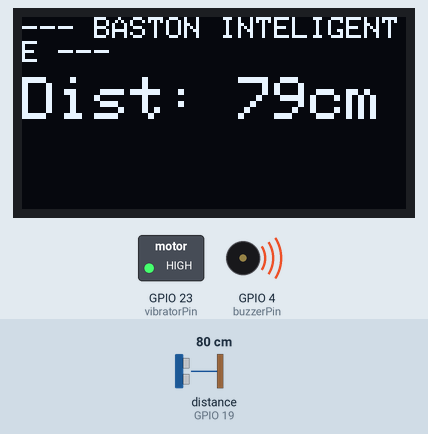
The sketch below on a simulated ESP32. Shown: 128×64 one-colour display, switched loads named in the sketch (green lamp = pin HIGH), buzzer (waves = sounding, pin HIGH). Wiring (inferred from the names in the program): ultrasonic range finder: trigger GPIO 18; echo GPIO 19. The inputs (shaded band) are chosen by the test bench; at power-on: distance to the obstacle (sensor on GPIO 19) 80 cm. The echo pulse lasts 58.3 µs per cm; WiFi joins after 1.5 s; servers stay silent unless stated; random numbers use the default seed unless the sketch sets one; no MQTT or app messages arrive unless stated; pins used as bus, display or sensor lines are not drawn; what the sketch prints to the serial monitor is not drawn.

Above: at 2.7 s.
2.8 s: distance to the obstacle (sensor on GPIO 19) set to 57 cm
At 4.2 s:
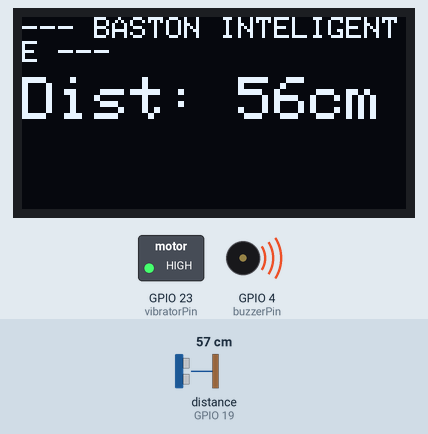
4.5 s: distance to the obstacle (sensor on GPIO 19) set to 47 cm
At 5.8 s:
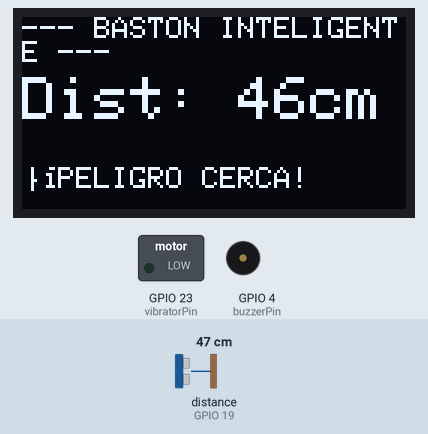
6.1 s: distance to the obstacle (sensor on GPIO 19) set to 2 cm
At 7.2 s:
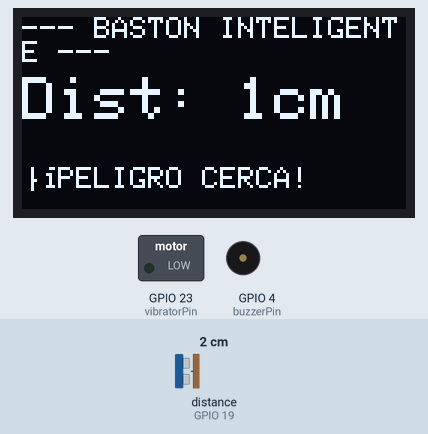
Timing chart, 0 to 9.1 s (numbered marks = the images above; inputs shaded):
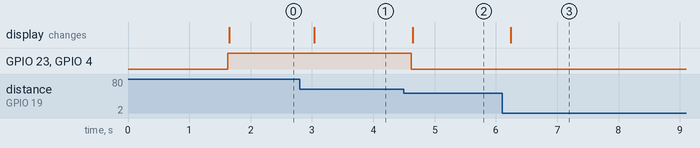

The sketch:

sketch_oct3a.ino
```cpp
#include <WiFi.h>
#include <PubSubClient.h>
#include <Wire.h>
#include <Adafruit_GFX.h>
#include <Adafruit_SSD1306.h>

// --- Configuración de Wi-Fi y MQTT ---
const char* ssid = "Fabu";
const char* password = "nxhq73ikhcujg4u";
const char* mqtt_server = "test.mosquitto.org"; // Broker ultra estable del video
const int mqtt_port = 1883;

WiFiClient espClient;
PubSubClient client(espClient);

// --- Configuración de Pantalla OLED ---
#define SCREEN_WIDTH 128
#define SCREEN_HEIGHT 64
#define OLED_RESET -1
Adafruit_SSD1306 display(SCREEN_WIDTH, SCREEN_HEIGHT, &Wire, OLED_RESET);

// --- Pines ---
const int trigPin = 18;
const int echoPin = 19;
const int buzzerPin = 4;
const int vibratorPin = 23;

unsigned long lastMsg = 0;
const long interval = 1000;

void setup_wifi() {
  delay(10);
  Serial.println();
  Serial.print("Conectando a ");
  Serial.println(ssid);

  WiFi.begin(ssid, password);

  while (WiFi.status() != WL_CONNECTED) {
    delay(500);
    Serial.print(".");
  }

  Serial.println("");
  Serial.println("WiFi conectado!");
  Serial.print("Dirección IP: ");
  Serial.println(WiFi.localIP());
}

void reconnect() {
  while (!client.connected()) {
    Serial.print("Intentando conexión MQTT al broker...");
    String clientId = "BastonClient-";
    clientId += String(random(0xffff), HEX);

    if (client.connect(clientId.c_str())) {
      Serial.println(" ¡Conectado con éxito!");
    } else {
      Serial.print(" falló, rc=");
      Serial.print(client.state());
      Serial.println(" reintentando en 5s...");
      delay(5000);
    }
  }
}

void setup() {
  Serial.begin(115200);

  pinMode(trigPin, OUTPUT);
  pinMode(echoPin, INPUT);
  pinMode(buzzerPin, OUTPUT);
  pinMode(vibratorPin, OUTPUT);

  digitalWrite(buzzerPin, LOW);
  digitalWrite(vibratorPin, LOW);

  if(!display.begin(SSD1306_SWITCHCAPVCC, 0x3C)) {
    Serial.println(F("Falla al iniciar la pantalla OLED"));
    while(1);
  }
  display.clearDisplay();
  display.setTextSize(1);
  display.setTextColor(SSD1306_WHITE);
  display.setCursor(0,0);
  display.println("Iniciando Baston...");
  display.display();

  setup_wifi();
  client.setServer(mqtt_server, mqtt_port);
}

void loop() {
  if (!client.connected()) {
    reconnect();
  }
  client.loop();

  // Medición HC-SR04
  digitalWrite(trigPin, LOW);
  delayMicroseconds(2);
  digitalWrite(trigPin, HIGH);
  delayMicroseconds(10);
  digitalWrite(trigPin, LOW);

  long duration = pulseIn(echoPin, HIGH);
  int distancia = duration * 0.034 / 2;

  // OLED
  display.clearDisplay();
  display.setCursor(0,0);
  display.setTextSize(1);
  display.println("--- BASTON INTELIGENTE ---");
  display.setCursor(0,20);
  display.setTextSize(2);
  display.print("Dist: ");
  display.print(distancia);
  display.print("cm");

  // Actuadores
  if (distancia > 0 && distancia <= 50) {
    digitalWrite(buzzerPin, LOW);
    digitalWrite(vibratorPin, LOW);
    display.setCursor(0, 50);
    display.setTextSize(1);
    display.println("¡PELIGRO CERCA!");
  } else {
    digitalWrite(buzzerPin, HIGH);
    digitalWrite(vibratorPin, HIGH);
  }

  // Envío MQTT con tópicos simples directos
  if (distancia > 0 && distancia <= 100) {
    unsigned long now = millis();
    if (now - lastMsg > interval) {
      lastMsg = now;

      // Enviamos la distancia en un tópico limpio y corto
      char msg[10];
      sprintf(msg, "%d", distancia);

      if (client.publish("baston/distancia", msg)) {
        Serial.print("Enviado al MQTT: ");
        Serial.println(msg);
      }
    }
  }

  display.display();
  delay(200);
}
```

Measured:
- the behaviour switches between 52 and 51 cm on distance to the obstacle (sensor on GPIO 19) (found by bisection; images 1 and 2)
- after the input at 2.8 s, the display: changes after 0.24 s (image 1)
- after the input at 4.5 s, GPIO 23 (vibratorPin), GPIO 4 (buzzerPin): HIGH → LOW after 0.12 s; the display: changes after 0.14 s (image 2)
- after the input at 6.1 s, the display: changes after 0.15 s (image 3)
